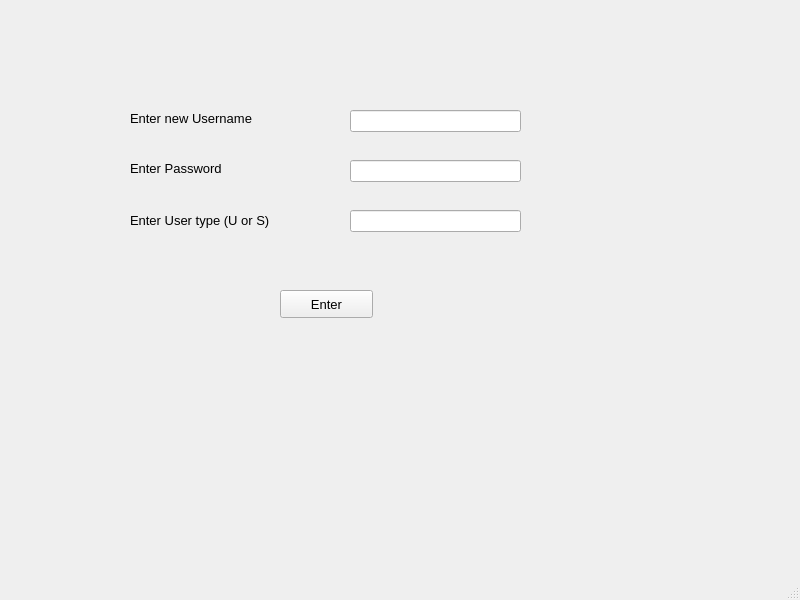
<?xml version="1.0" encoding="UTF-8"?>
<ui version="4.0">
 <class>MainWindow</class>
 <widget class="QMainWindow" name="MainWindow">
  <property name="geometry">
   <rect>
    <x>0</x>
    <y>0</y>
    <width>800</width>
    <height>600</height>
   </rect>
  </property>
  <property name="windowTitle">
   <string>MainWindow</string>
  </property>
  <widget class="QWidget" name="centralwidget">
   <widget class="QLabel" name="label">
    <property name="geometry">
     <rect>
      <x>130</x>
      <y>110</y>
      <width>161</width>
      <height>16</height>
     </rect>
    </property>
    <property name="font">
     <font>
      <pointsize>10</pointsize>
     </font>
    </property>
    <property name="text">
     <string>Enter new Username</string>
    </property>
   </widget>
   <widget class="QLabel" name="label_2">
    <property name="geometry">
     <rect>
      <x>130</x>
      <y>160</y>
      <width>161</width>
      <height>16</height>
     </rect>
    </property>
    <property name="font">
     <font>
      <pointsize>10</pointsize>
     </font>
    </property>
    <property name="text">
     <string>Enter Password</string>
    </property>
   </widget>
   <widget class="QLineEdit" name="Usernamelabel">
    <property name="geometry">
     <rect>
      <x>350</x>
      <y>110</y>
      <width>171</width>
      <height>22</height>
     </rect>
    </property>
   </widget>
   <widget class="QLineEdit" name="passwordlabel">
    <property name="geometry">
     <rect>
      <x>350</x>
      <y>160</y>
      <width>171</width>
      <height>22</height>
     </rect>
    </property>
   </widget>
   <widget class="QLabel" name="label_3">
    <property name="geometry">
     <rect>
      <x>130</x>
      <y>200</y>
      <width>191</width>
      <height>41</height>
     </rect>
    </property>
    <property name="font">
     <font>
      <pointsize>10</pointsize>
     </font>
    </property>
    <property name="text">
     <string>Enter User type (U or S)</string>
    </property>
   </widget>
   <widget class="QPushButton" name="pushButton">
    <property name="geometry">
     <rect>
      <x>280</x>
      <y>290</y>
      <width>93</width>
      <height>28</height>
     </rect>
    </property>
    <property name="font">
     <font>
      <pointsize>10</pointsize>
     </font>
    </property>
    <property name="text">
     <string>Enter</string>
    </property>
   </widget>
   <widget class="QLineEdit" name="usertype">
    <property name="geometry">
     <rect>
      <x>350</x>
      <y>210</y>
      <width>171</width>
      <height>22</height>
     </rect>
    </property>
   </widget>
  </widget>
  <widget class="QMenuBar" name="menubar">
   <property name="geometry">
    <rect>
     <x>0</x>
     <y>0</y>
     <width>800</width>
     <height>26</height>
    </rect>
   </property>
  </widget>
  <widget class="QStatusBar" name="statusbar"/>
 </widget>
 <resources/>
 <connections/>
</ui>
